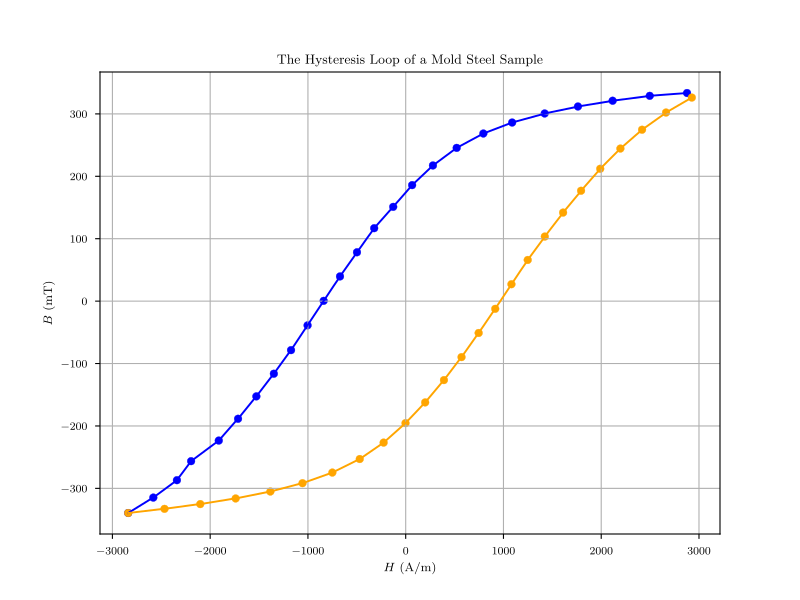

This chart was generated by the following Python code:
import matplotlib.pyplot as plt
import matplotlib
import numpy as np
from scipy.interpolate import make_interp_spline

plt.rcParams.update({
    "text.usetex": True,
    "font.family": "CMU Serif",
})
matplotlib.rcParams['mathtext.fontset'] = 'stix'
plt.style.use('seaborn-v0_8-paper')

I1 = [600.1, 550.9, 499.3, 449.7, 400.3, 349.3, 300.5, 250.2, 199.5, 149.9, 100.1, 50.6, 0, -50.4, -100.3, -150.1, -200.7, -250.7, -299.9, -349.8, -400.1, -459.3, -500.0, -550.3, -600]
I2 = [-600, -550.3, -500.6, -450.3,  -399.2, -349.5, -299.9, -249.7, -200.3, -149.6, -100.1, -49.7, 0, 50.6, 100.5, 150.5, 200.2, 249.8, 301.6, 350.4, 400.8, 450.3, 500.0, 550.4, 600.4]

H1 = [2877.7, 2496.4, 2116.6, 1761.9, 1421.5, 1088.8, 794.2, 521.5, 278.5, 65.7, -127.8, -322.5, -498.5, -672.1, -839.0, -1003.8, -1172.8, -1348.8, -1527.7, -1715.0, -1912.0, -2195.2, -2340.2, -2581.8, -2838.7]
H2 = [-2838.7, -2467.2, -2101.4, -1739.5, -1384.3, -1055.5, -750.4, -470.2, -225.9, -2.1, 199.1, 391.2, 571.0, 746.3, 915.8, 1081.6, 1248.2, 1422.8, 1610.0, 1793.8, 1989.7, 2196.0, 2417.9, 2662.8, 2926.7]

B1 = [333.5, 329.0, 321.1, 311.9, 300.7, 286.2, 268.6, 245.6, 217.4, 185.9, 151.1, 116.9, 78.3, 39.6, 0.5, -38.8, -78.5, -116.3, -152.6, -188.5, -223.4, -256.4, -286.9, -314.8, -339.5]
B2 = [-339.5, -332.8, -325.2, -316.2, -305.1, -291.7, -274.7, -253.0, -226.7, -195.5, -162.3, -126.5, -89.7, -51.0, -12.3, 27.1, 66.0, 103.5, 141.9, 176.9, 212.1, 244.5, 274.7, 302.2, 326.2]


# Sort the data
sorted_indices = np.argsort(H1)
H1 = np.array(H1)[sorted_indices]
B1 = np.array(B1)[sorted_indices]

sorted_indices = np.argsort(H2)
H2 = np.array(H2)[sorted_indices]
B2 = np.array(B2)[sorted_indices]

# Create the scatter plot
plt.figure(figsize=(8, 6))  # Adjust figure size as needed
plt.scatter(H1, B1, color='blue')
plt.scatter(H2, B2, color='orange')

# Create smooth curves
H1_new = np.linspace(min(H1), max(H1), 300)
spl_B1 = make_interp_spline(H1, B1, k=1)
B1_smooth = spl_B1(H1_new)

H2_new = np.linspace(min(H2), max(H2), 300)
spl_B2 = make_interp_spline(H2, B2, k=1)
B2_smooth = spl_B2(H2_new)


# Plot smooth curves
plt.plot(H1_new, B1_smooth, color='blue')
plt.plot(H2_new, B2_smooth, color='orange')

# Add labels and title
plt.xlabel('$H$ (A/m)')
plt.ylabel('$B$ (mT)')

plt.title('The Hysteresis Loop of a Mold Steel Sample')


# Add a grid for better readability
plt.grid(True)

# Show Plot
plt.savefig('plot6.pdf')
